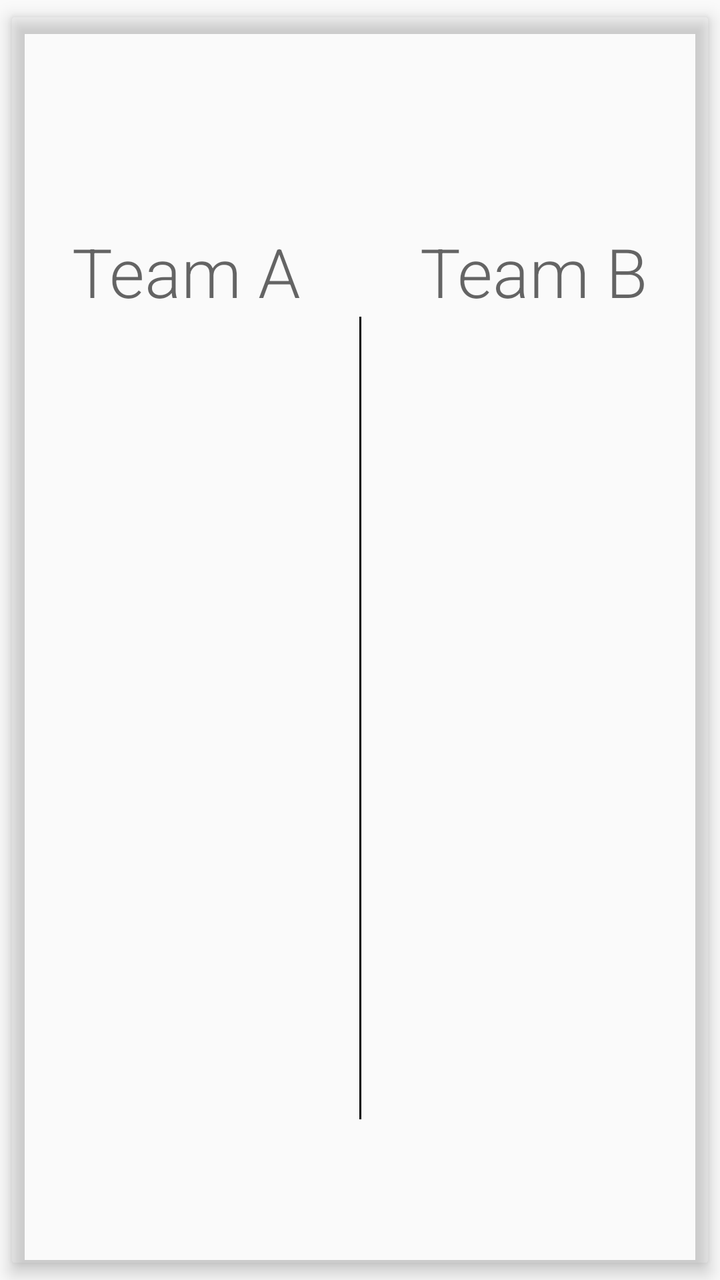
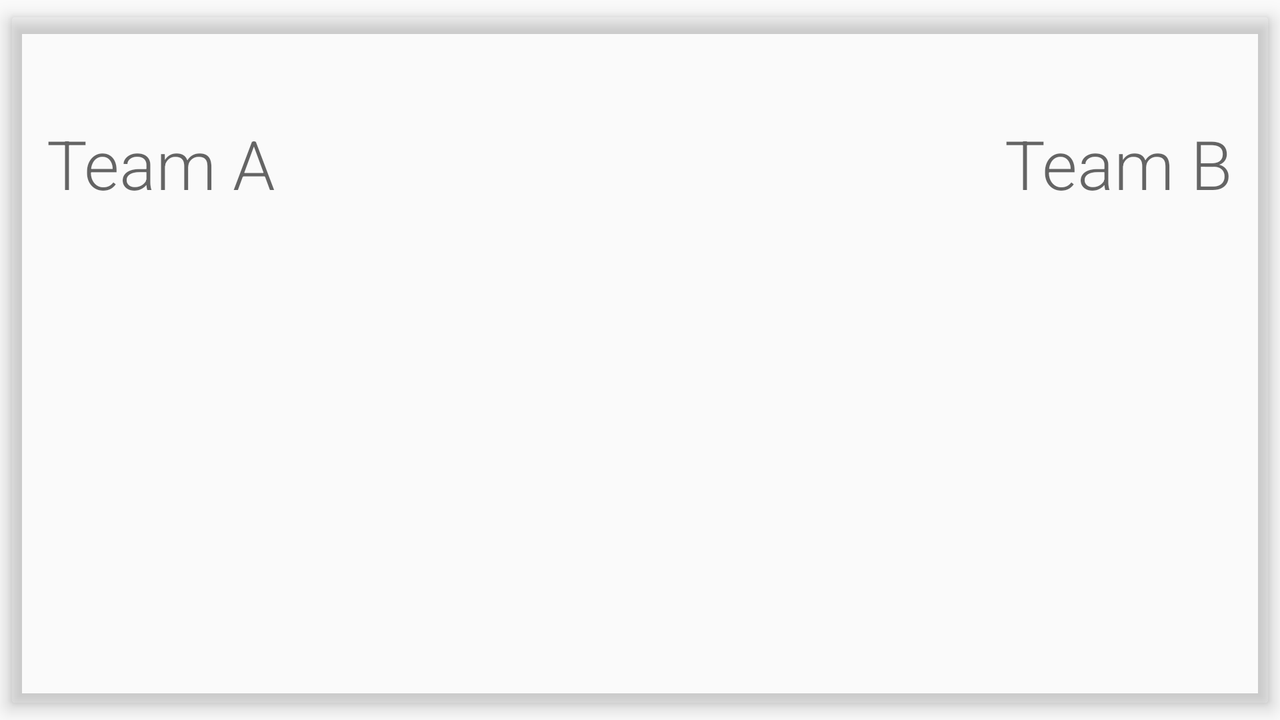

The same Android screen from two of the app's own layout files: first res/layout/ as a phone draws it, then the repository's variant for another configuration, drawn on a device whose configuration selects that folder. Both files follow.
<!-- AndroidManifest.xml: application theme AppTheme -->
<!-- res/layout/score_board_layout.xml -->
<?xml version="1.0" encoding="utf-8"?>
<layout xmlns:android="http://schemas.android.com/apk/res/android"
    xmlns:app="http://schemas.android.com/apk/res-auto">

    <android.support.constraint.ConstraintLayout
        android:layout_width="match_parent"
        android:layout_height="match_parent"
        android:theme="@style/fragmentTheme">

        <android.support.v7.widget.CardView
            android:layout_width="match_parent"
            android:layout_height="match_parent"
            app:cardBackgroundColor="@android:color/transparent"
            app:cardElevation="@dimen/card_elevation"
            app:cardUseCompatPadding="true"
            app:layout_constraintEnd_toEndOf="parent"
            app:layout_constraintStart_toStartOf="parent"
            app:layout_constraintTop_toTopOf="parent">


            <android.support.constraint.ConstraintLayout
                android:layout_width="match_parent"
                android:layout_height="match_parent">

                <TextView
                    android:id="@+id/team_a_score"
                    style="@style/main_score_textview"
                    app:layout_constraintBottom_toTopOf="@+id/team_a_foul_score"
                    app:layout_constraintEnd_toStartOf="@+id/guideline"
                    app:layout_constraintStart_toEndOf="@+id/team_a_red_card_score"
                    app:layout_constraintTop_toTopOf="parent" />

                <TextView
                    android:id="@+id/team_b_score"
                    style="@style/main_score_textview"
                    app:layout_constraintBottom_toTopOf="@+id/team_b_foul_score"
                    app:layout_constraintEnd_toStartOf="@+id/team_b_red_card_score"
                    app:layout_constraintStart_toStartOf="@+id/guideline"
                    app:layout_constraintTop_toTopOf="parent" />

                <TextView
                    android:id="@+id/team_b_red_card_score"
                    android:layout_width="40dp"
                    android:layout_height="40dp"
                    android:layout_marginEnd="24dp"
                    android:layout_marginRight="24dp"
                    android:textAppearance="@style/TextAppearance.AppCompat.Display1"
                    android:textColor="#ff0000"
                    app:layout_constraintEnd_toEndOf="parent"
                    app:layout_constraintTop_toTopOf="@+id/team_b_score" />

                <TextView
                    android:id="@+id/team_b_yellow_card_score"
                    android:layout_width="40dp"
                    android:layout_height="40dp"
                    android:layout_marginBottom="8dp"
                    android:layout_marginEnd="24dp"
                    android:layout_marginRight="24dp"
                    android:layout_marginTop="8dp"
                    android:textAppearance="@style/TextAppearance.AppCompat.Display1"
                    android:textColor="#ffaa00"
                    app:layout_constraintBottom_toBottomOf="@+id/team_b_score"
                    app:layout_constraintEnd_toEndOf="parent"
                    app:layout_constraintTop_toBottomOf="@+id/team_b_red_card_score" />

                <TextView
                    android:id="@+id/team_b_foul_score"
                    style="@style/foul_score_text_view"
                    app:layout_constraintBottom_toBottomOf="parent"
                    app:layout_constraintEnd_toEndOf="parent"
                    app:layout_constraintStart_toStartOf="@+id/guideline" />

                <TextView
                    android:id="@+id/team_a_red_card_score"
                    android:layout_width="40dp"
                    android:layout_height="40dp"
                    android:layout_marginLeft="24dp"
                    android:layout_marginStart="24dp"
                    android:textAppearance="@style/TextAppearance.AppCompat.Display1"
                    android:textColor="@color/red"
                    app:layout_constraintStart_toStartOf="parent"
                    app:layout_constraintTop_toTopOf="@+id/team_a_score" />

                <android.support.constraint.Guideline
                    android:id="@+id/guideline"
                    android:layout_width="0dp"
                    android:layout_height="0dp"
                    android:orientation="vertical"
                    app:layout_constraintEnd_toEndOf="parent"
                    app:layout_constraintGuide_percent="0.5"
                    app:layout_constraintStart_toStartOf="parent" />

                <TextView
                    android:id="@+id/team_a_yellow_card_score"
                    android:layout_width="40dp"
                    android:layout_height="40dp"
                    android:layout_marginBottom="8dp"
                    android:layout_marginLeft="24dp"
                    android:layout_marginStart="24dp"
                    android:layout_marginTop="20dp"
                    android:textAppearance="@style/TextAppearance.AppCompat.Display1"
                    android:textColor="@color/yellow"
                    app:layout_constraintBottom_toBottomOf="@+id/team_a_score"
                    app:layout_constraintStart_toStartOf="parent"
                    app:layout_constraintTop_toBottomOf="@+id/team_a_red_card_score" />

                <TextView
                    android:id="@+id/team_a_foul_score"
                    style="@style/foul_score_text_view"
                    app:layout_constraintBottom_toBottomOf="parent"
                    app:layout_constraintEnd_toStartOf="@+id/guideline"
                    app:layout_constraintStart_toStartOf="parent" />

                <TextView
                    android:id="@+id/textView10"
                    android:layout_width="wrap_content"
                    android:layout_height="wrap_content"
                    android:layout_marginBottom="8dp"
                    android:layout_marginEnd="8dp"
                    android:layout_marginLeft="8dp"
                    android:layout_marginRight="8dp"
                    android:layout_marginStart="8dp"
                    android:layout_marginTop="8dp"
                    android:text="@string/team_a_headline"
                    android:textAppearance="@style/TextAppearance.AppCompat.Display1"
                    app:layout_constraintBottom_toTopOf="@+id/team_a_score"
                    app:layout_constraintEnd_toStartOf="@+id/guideline"
                    app:layout_constraintStart_toStartOf="parent"
                    app:layout_constraintTop_toTopOf="parent" />

                <TextView
                    android:id="@+id/textView11"
                    android:layout_width="wrap_content"
                    android:layout_height="wrap_content"
                    android:layout_marginBottom="8dp"
                    android:layout_marginEnd="8dp"
                    android:layout_marginLeft="8dp"
                    android:layout_marginRight="8dp"
                    android:layout_marginStart="8dp"
                    android:layout_marginTop="8dp"
                    android:text="@string/team_b_headline"
                    android:textAppearance="@style/TextAppearance.AppCompat.Display1"
                    app:layout_constraintBottom_toTopOf="@+id/team_b_score"
                    app:layout_constraintEnd_toEndOf="parent"
                    app:layout_constraintStart_toStartOf="@+id/guideline"
                    app:layout_constraintTop_toTopOf="parent" />

                <View
                    android:id="@+id/view"
                    android:layout_width="1dp"
                    android:layout_height="0dp"
                    android:layout_marginBottom="8dp"
                    android:background="@color/black"
                    app:layout_constraintBottom_toTopOf="@+id/team_b_foul_score"
                    app:layout_constraintEnd_toEndOf="parent"
                    app:layout_constraintStart_toStartOf="parent"
                    app:layout_constraintTop_toBottomOf="@+id/textView11" />


            </android.support.constraint.ConstraintLayout>
        </android.support.v7.widget.CardView>

    </android.support.constraint.ConstraintLayout>
</layout>
<!-- resources referenced by this layout -->
<resources>
  <color name="black">#000000</color>
  <color name="red">#ff0000</color>
  <color name="yellow">#ffaa00</color>
  <dimen name="card_elevation">5dp</dimen>
  <string name="team_a_headline">Team A</string>
  <string name="team_b_headline">Team B</string>
  <style name="foul_score_text_view">
          <item name="android:layout_width">wrap_content</item>
          <item name="android:layout_height">40dp</item>
          <item name="android:layout_marginBottom">24dp</item>
          <item name="android:layout_marginLeft">8dp</item>
          <item name="android:layout_marginEnd">8dp</item>
          <item name="android:layout_marginRight">8dp</item>
          <item name="android:layout_marginStart">8dp</item>
          <item name="android:textAppearance">@style/TextAppearance.AppCompat.Medium</item>
          <item name="android:textColor">@color/black</item>
      </style>
  <style name="fragmentTheme" parent="AppTheme">
          <item name="android:fontFamily">sans-serif-light</item>
          <item name="android:gravity">center</item>
      </style>
  <style name="main_score_textview">
          <item name="android:layout_width">0dp</item>
          <item name="android:layout_height">@dimen/goals_textview_height</item>
          <item name="android:layout_marginBottom">8dp</item>
          <item name="android:layout_marginLeft">8dp</item>
          <item name="android:layout_marginEnd">8dp</item>
          <item name="android:layout_marginRight">8dp</item>
          <item name="android:layout_marginStart">8dp</item>
          <item name="android:layout_marginTop">48dp</item>
          <item name="android:fontFamily">sans-serif-thin</item>
          <item name="android:gravity">center</item>
          <item name="android:textSize">@dimen/goals_text_size</item>
      </style>
  <style name="AppTheme" parent="Theme.AppCompat.Light.NoActionBar">
          
          <item name="colorPrimary">@color/colorPrimary</item>
          <item name="colorPrimaryDark">@color/statusBarColor</item>
          <item name="colorAccent">@color/colorAccent</item>
      </style>
  <dimen name="goals_textview_height">90dp</dimen>
  <dimen name="goals_text_size">64sp</dimen>
  <color name="colorPrimary">#3F51B5</color>
  <color name="statusBarColor">#444444</color>
  <color name="colorAccent">#FF4081</color>
</resources>
<!-- res/layout-land/score_board_layout.xml (the repository's variant of the layout above) -->
<!-- drawn on the phone turned sideways -->
<?xml version="1.0" encoding="utf-8"?>
<layout xmlns:android="http://schemas.android.com/apk/res/android"
    xmlns:app="http://schemas.android.com/apk/res-auto">

    <android.support.constraint.ConstraintLayout
        android:layout_width="match_parent"
        android:layout_height="match_parent"
        android:theme="@style/fragmentTheme">

        <android.support.v7.widget.CardView
            android:layout_width="match_parent"
            android:layout_height="match_parent"
            app:cardBackgroundColor="@android:color/transparent"
            app:cardElevation="5dp"
            app:cardUseCompatPadding="true"
            app:layout_constraintEnd_toEndOf="parent"
            app:layout_constraintStart_toStartOf="parent"
            app:layout_constraintTop_toTopOf="parent">


            <android.support.constraint.ConstraintLayout
                android:layout_width="match_parent"
                android:layout_height="match_parent">

                <TextView
                    android:id="@+id/team_a_score"
                    android:layout_width="@dimen/goals_textview_width"
                    android:layout_height="@dimen/goals_textview_height"
                    android:layout_marginBottom="8dp"
                    android:layout_marginTop="48dp"
                    android:gravity="center"
                    android:fontFamily="sans-serif-thin"
                    android:textSize="64sp"
                    app:layout_constraintBottom_toBottomOf="parent"
                    app:layout_constraintEnd_toStartOf="@+id/team_b_score"
                    app:layout_constraintHorizontal_bias="0.5"
                    app:layout_constraintStart_toStartOf="parent"
                    app:layout_constraintTop_toTopOf="parent" />

                <TextView
                    android:id="@+id/team_b_score"
                    android:layout_width="@dimen/goals_textview_width"
                    android:layout_height="@dimen/goals_textview_height"
                    android:layout_marginBottom="8dp"
                    android:layout_marginTop="48dp"
                    android:gravity="center"
                    android:fontFamily="sans-serif-thin"
                    android:textSize="64sp"
                    app:layout_constraintBottom_toBottomOf="parent"
                    app:layout_constraintEnd_toEndOf="parent"
                    app:layout_constraintHorizontal_bias="0.5"
                    app:layout_constraintStart_toEndOf="@+id/team_a_score"
                    app:layout_constraintTop_toTopOf="parent" />

                <TextView
                    android:id="@+id/team_b_red_card_score"
                    android:layout_width="40dp"
                    android:layout_height="40dp"
                    android:layout_marginLeft="16dp"
                    android:layout_marginStart="16dp"
                    android:gravity="center"
                    android:textAppearance="@style/TextAppearance.AppCompat.Display1"
                    android:textColor="@color/red"
                    app:layout_constraintStart_toEndOf="@+id/team_b_score"
                    app:layout_constraintTop_toTopOf="@+id/team_b_score" />

                <TextView
                    android:id="@+id/team_b_yellow_card_score"
                    android:layout_width="40dp"
                    android:layout_height="40dp"
                    android:layout_marginBottom="8dp"
                    android:layout_marginLeft="16dp"
                    android:layout_marginStart="16dp"
                    android:layout_marginTop="8dp"
                    android:gravity="center"
                    android:textAppearance="@style/TextAppearance.AppCompat.Display1"
                    android:textColor="@color/yellow"
                    app:layout_constraintBottom_toBottomOf="@+id/team_b_score"
                    app:layout_constraintStart_toEndOf="@+id/team_b_score"
                    app:layout_constraintTop_toBottomOf="@+id/team_b_red_card_score" />

                <TextView
                    android:id="@+id/team_b_foul_score"
                    android:layout_width="0dp"
                    android:layout_height="40dp"
                    android:layout_marginEnd="8dp"
                    android:layout_marginStart="8dp"
                    android:layout_marginTop="8dp"
                    android:textAppearance="@style/TextAppearance.AppCompat.Medium"
                    android:textColor="@color/black"
                    app:layout_constraintEnd_toEndOf="parent"
                    app:layout_constraintHorizontal_bias="0.5"
                    app:layout_constraintStart_toEndOf="@+id/team_b_yellow_card_score"
                    app:layout_constraintTop_toTopOf="@+id/team_b_yellow_card_score" />

                <TextView
                    android:id="@+id/team_a_red_card_score"
                    android:layout_width="40dp"
                    android:layout_height="40dp"
                    android:layout_marginEnd="16dp"
                    android:layout_marginRight="16dp"
                    android:gravity="center"
                    android:textAppearance="@style/TextAppearance.AppCompat.Display1"
                    android:textColor="@color/red"
                    app:layout_constraintEnd_toStartOf="@+id/team_a_score"
                    app:layout_constraintTop_toTopOf="@+id/team_a_score" />

                <android.support.constraint.Guideline
                    android:id="@+id/guideline"
                    android:layout_width="0dp"
                    android:layout_height="0dp"
                    android:orientation="vertical"
                    app:layout_constraintEnd_toEndOf="parent"
                    app:layout_constraintGuide_percent="0.5"
                    app:layout_constraintStart_toStartOf="parent" />

                <TextView
                    android:id="@+id/team_a_yellow_card_score"
                    android:layout_width="40dp"
                    android:layout_height="40dp"
                    android:layout_marginBottom="8dp"
                    android:layout_marginEnd="16dp"
                    android:layout_marginTop="8dp"
                    android:gravity="center"
                    android:textAppearance="@style/TextAppearance.AppCompat.Display1"
                    android:textColor="@color/yellow"
                    app:layout_constraintBottom_toBottomOf="@+id/team_a_score"
                    app:layout_constraintEnd_toStartOf="@+id/team_a_score"
                    app:layout_constraintTop_toBottomOf="@+id/team_a_red_card_score" />

                <TextView
                    android:id="@+id/team_a_foul_score"
                    android:layout_width="0dp"
                    android:layout_height="40dp"
                    android:layout_marginEnd="8dp"
                    android:layout_marginStart="8dp"
                    android:layout_marginTop="8dp"
                    android:textAppearance="@style/TextAppearance.AppCompat.Medium"
                    android:textColor="@color/black"
                    app:layout_constraintEnd_toStartOf="@+id/team_a_yellow_card_score"
                    app:layout_constraintHorizontal_bias="0.5"
                    app:layout_constraintStart_toStartOf="parent"
                    app:layout_constraintTop_toBottomOf="@+id/team_a_red_card_score" />

                <TextView
                    android:id="@+id/textView12"
                    android:layout_width="wrap_content"
                    android:layout_height="wrap_content"
                    android:layout_marginBottom="8dp"
                    android:layout_marginEnd="8dp"
                    android:layout_marginLeft="8dp"
                    android:layout_marginRight="8dp"
                    android:layout_marginStart="8dp"
                    android:layout_marginTop="8dp"
                    android:text="@string/team_b_headline"
                    android:textAppearance="@style/TextAppearance.AppCompat.Display1"
                    app:layout_constraintBottom_toTopOf="@+id/team_b_red_card_score"
                    app:layout_constraintEnd_toEndOf="parent"
                    app:layout_constraintStart_toEndOf="@+id/team_b_score"
                    app:layout_constraintTop_toTopOf="parent" />

                <TextView
                    android:id="@+id/textView13"
                    android:layout_width="wrap_content"
                    android:layout_height="wrap_content"
                    android:layout_marginBottom="8dp"
                    android:layout_marginEnd="8dp"
                    android:layout_marginLeft="8dp"
                    android:layout_marginRight="8dp"
                    android:layout_marginStart="8dp"
                    android:layout_marginTop="8dp"
                    android:text="@string/team_a_headline"
                    android:textAppearance="@style/TextAppearance.AppCompat.Display1"
                    app:layout_constraintBottom_toTopOf="@+id/team_a_red_card_score"
                    app:layout_constraintEnd_toStartOf="@+id/team_a_score"
                    app:layout_constraintStart_toStartOf="parent"
                    app:layout_constraintTop_toTopOf="parent" />


            </android.support.constraint.ConstraintLayout>
        </android.support.v7.widget.CardView>

    </android.support.constraint.ConstraintLayout>
</layout>
<!-- resources referenced by the variant -->
<!-- as the phone turned sideways resolves them -->
<resources>
  <color name="black">#000000</color>
  <color name="red">#ff0000</color>
  <color name="yellow">#ffaa00</color>
  <dimen name="goals_textview_height">90dp</dimen>
  <dimen name="goals_textview_width">90dp</dimen>
  <string name="team_a_headline">Team A</string>
  <string name="team_b_headline">Team B</string>
  <style name="fragmentTheme" parent="AppTheme">
          <item name="android:fontFamily">sans-serif-light</item>
          <item name="android:gravity">center</item>
      </style>
  <style name="AppTheme" parent="Theme.AppCompat.Light.NoActionBar">
          
          <item name="colorPrimary">@color/colorPrimary</item>
          <item name="colorPrimaryDark">@color/statusBarColor</item>
          <item name="colorAccent">@color/colorAccent</item>
      </style>
  <color name="colorPrimary">#3F51B5</color>
  <color name="statusBarColor">#444444</color>
  <color name="colorAccent">#FF4081</color>
</resources>
